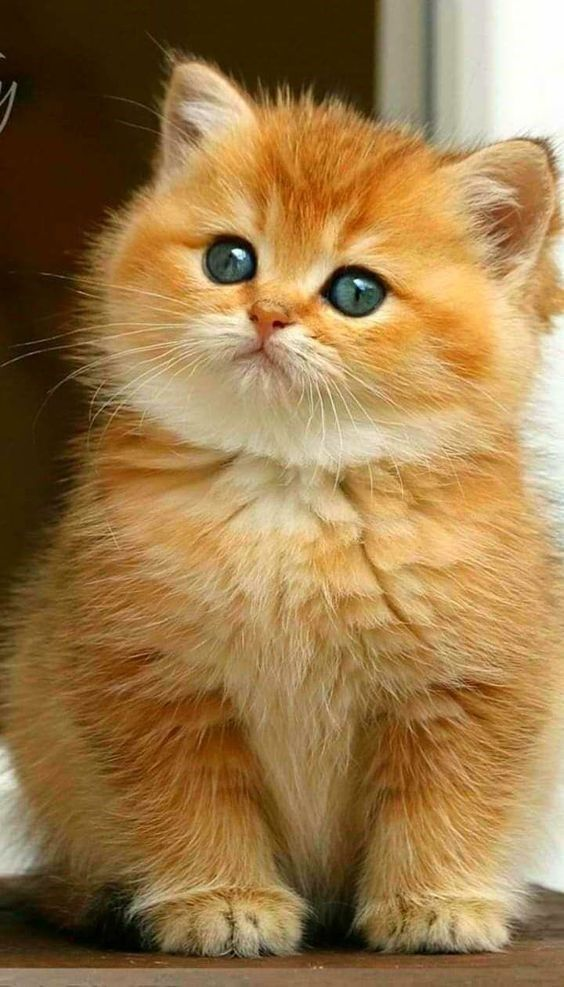
#> input picture lecture-5:neural-networks/CNN/Images/cat.jpg, 564 x 987 px, given in place of the camera
$ python model.py
#> lines starting #> are read from the running program, lines starting #| are printed output that depends on the picture; after the words box and inside, x2 and y2 are one past the last pixel; in counts of white or black regions, pixels touching at a corner belong together
import cv2 as cv
import numpy as np
import os


# Have a video capture
# Show the mask of only orange color

myColors =[[0,125,186,179,255,255]]

myColorValues = [[0,0,255]]

myPoints = []

def callback():
    pass

def getContours(img,frame):

    contours,hierachy = cv.findContours(img,cv.RETR_EXTERNAL,cv.CHAIN_APPROX_NONE)

    for cnt in contours:
        area = cv.contourArea(cnt)

        if area > 500:
            area = cv.drawContours(img,cnt,-1,myColors[0][0:3],3)
            peri = cv.arcLength(cnt,True)
            approx = cv.approxPolyDP(cnt,0.02*peri,True)
            x,y,w,h = cv.boundingRect(approx)
            # cv.rectangle(frame, (x,y),(x+w,y+h), myColors[0][0:3], 3)
            cv.circle(frame,(x,y),10,(0,255,0),cv.FILLED)
            if x!=0 and y!=0:
                myPoints.append([x,y])

    return myPoints

def drawOnCanvas(frame,myPoints):
    for point in myPoints:
        cv.circle(frame,(point[0],point[1]),10,(0,255,0),cv.FILLED)


def findColors():
    cap = cv.VideoCapture('/dev/video0', cv.CAP_V4L2)
    cap.set(cv.CAP_PROP_FOURCC, cv.VideoWriter_fourcc(*'MJPG'))

    while True:
        ret, frame = cap.read()
#> frame is the input picture: shape (987, 564, 3); mean B, G, R 73.8, 121, 154.4
        if not ret:
            break

        imgHSV = cv.cvtColor(frame, cv.COLOR_BGR2HSV)
#> imgHSV: shape (987, 564, 3); mean H, S, V 19, 151.1, 154.6


        for color in myColors:
            lowerBound = np.array(color[0:3])
            upperBound = np.array(color[3:6])

        mask = cv.inRange(imgHSV, lowerBound, upperBound)
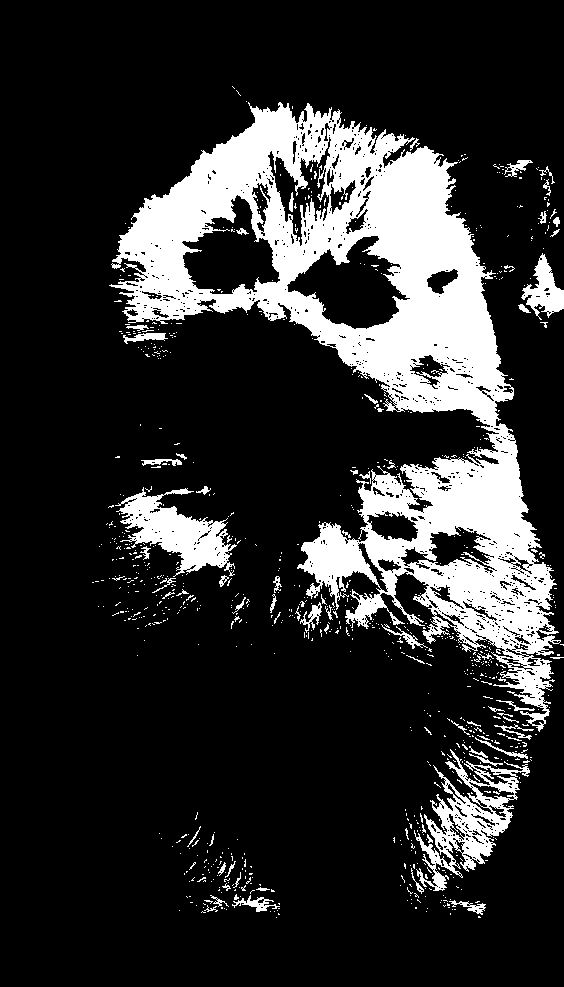
#> mask: shape (987, 564); 18.2% white; 880 white regions (810 under 20 px)

        myPoints = getContours(mask,frame)
#> in getContours, `contours,hierachy = cv.findContours(img,cv.RETR_EXTERNAL,cv.CHAIN_APPR..`: contours = 817 contours, 784 with area under 20; largest, box (x1, y1, x2, y2) and area: (109, 102, 561, 732) 103751, (414, 749, 530, 891) 5730, (115, 487, 237, 577) 4422, (521, 253, 564, 320) 1212, (232, 895, 280, 912) 206
#> the loop in getContours, `for cnt in contours:` made 817 passes
#> (peri, x, y, w, h) on passes 209, 628, 755, 814: (1725, 424, 749, 104, 138), (938.9, 115, 491, 120, 86), (299.9, 521, 253, 43, 67), (6532.3, 109, 102, 431, 630)
#> after the loop in getContours, `for cnt in contours:`:
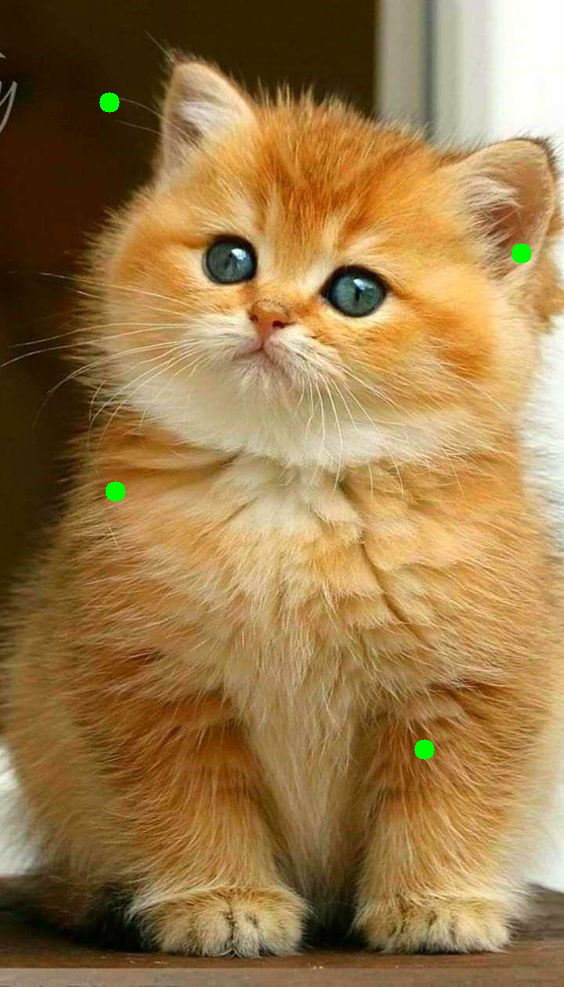
#> frame: shape (987, 564, 3); 0.23% of pixels changed, all inside (x1, y1, x2, y2) = (99, 92, 532, 760)
#> after the loop in getContours, `for cnt in contours:`:
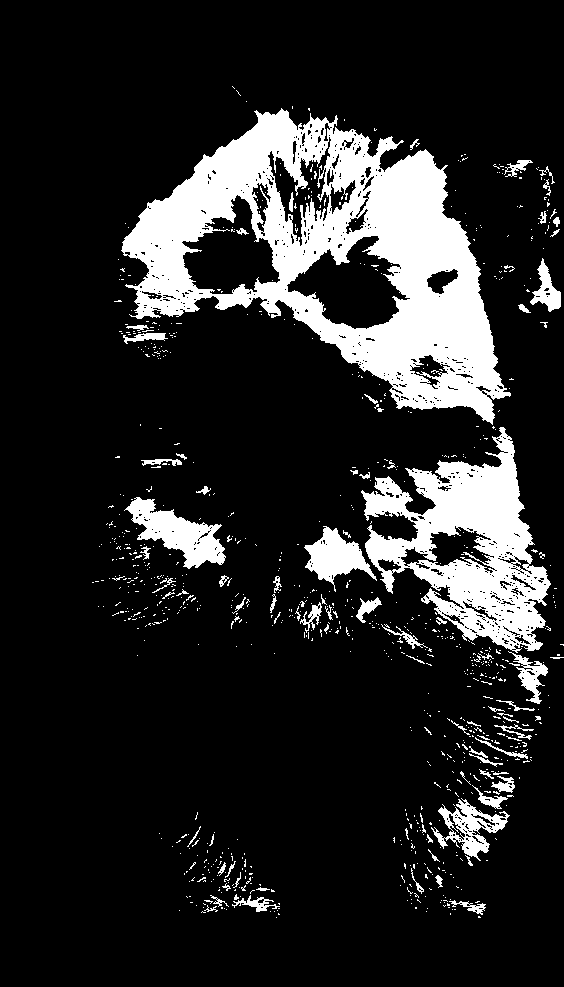
#> img: shape (987, 564); 15.2% white; 917 white regions (833 under 20 px), largest, box (x1, y1, x2, y2) and area: (121, 108, 511, 425) 49574, (361, 427, 551, 653) 18963, (124, 497, 226, 569) 3171
#> after the loop in getContours, `for cnt in contours:`: approx = [[248, 102], [109, 285], [499, 433], [297, 568], [539, 731], [457, 162]]; h = 630; myPoints = [[424, 749], [115, 491], [521, 253], [109, 102]]; peri = 6532.3; w = 431; x = 109; y = 102
#> myPoints = [[424, 749], [115, 491], [521, 253], [109, 102]]
        drawOnCanvas(frame,myPoints)
#> the loop in drawOnCanvas, `for point in myPoints:` made 4 passes

        # frame = cv.flip(frame,1)
        cv.imshow('frame', frame)
        # cv.imshow('mask', mask)

        if cv.waitKey(1) == ord('q'):
#> (key q is pressed here)
            break

    cap.release()
    cv.destroyAllWindows()


if __name__ == '__main__':
    findColors()
